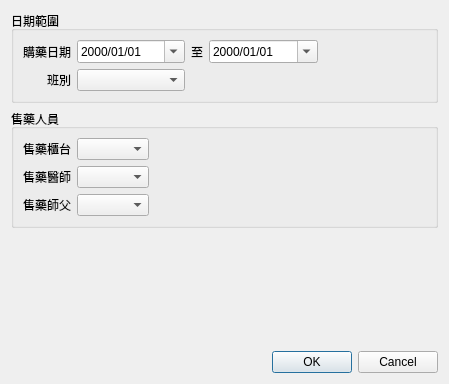
<?xml version="1.0" encoding="UTF-8"?>
<ui version="4.0">
 <class>Dialog_medical_record_list</class>
 <widget class="QDialog" name="Dialog_medical_record_list">
  <property name="windowModality">
   <enum>Qt::NonModal</enum>
  </property>
  <property name="geometry">
   <rect>
    <x>0</x>
    <y>0</y>
    <width>449</width>
    <height>384</height>
   </rect>
  </property>
  <property name="sizePolicy">
   <sizepolicy hsizetype="Preferred" vsizetype="Preferred">
    <horstretch>0</horstretch>
    <verstretch>0</verstretch>
   </sizepolicy>
  </property>
  <property name="windowTitle">
   <string>櫃台購藥查詢</string>
  </property>
  <property name="modal">
   <bool>false</bool>
  </property>
  <layout class="QVBoxLayout" name="verticalLayout">
   <item>
    <widget class="QGroupBox" name="groupBox_2">
     <property name="title">
      <string>日期範圍</string>
     </property>
     <property name="flat">
      <bool>true</bool>
     </property>
     <layout class="QGridLayout" name="gridLayout_2">
      <item row="0" column="0">
       <widget class="QLabel" name="label_5">
        <property name="text">
         <string>購藥日期</string>
        </property>
       </widget>
      </item>
      <item row="0" column="3">
       <widget class="QDateEdit" name="dateEdit_end_date">
        <property name="sizePolicy">
         <sizepolicy hsizetype="Expanding" vsizetype="Fixed">
          <horstretch>0</horstretch>
          <verstretch>0</verstretch>
         </sizepolicy>
        </property>
        <property name="currentSection">
         <enum>QDateTimeEdit::YearSection</enum>
        </property>
        <property name="displayFormat">
         <string>yyyy/MM/dd</string>
        </property>
        <property name="calendarPopup">
         <bool>true</bool>
        </property>
       </widget>
      </item>
      <item row="0" column="4">
       <spacer name="horizontalSpacer">
        <property name="orientation">
         <enum>Qt::Horizontal</enum>
        </property>
        <property name="sizeHint" stdset="0">
         <size>
          <width>40</width>
          <height>20</height>
         </size>
        </property>
       </spacer>
      </item>
      <item row="0" column="1">
       <widget class="QDateEdit" name="dateEdit_start_date">
        <property name="sizePolicy">
         <sizepolicy hsizetype="Expanding" vsizetype="Fixed">
          <horstretch>0</horstretch>
          <verstretch>0</verstretch>
         </sizepolicy>
        </property>
        <property name="autoFillBackground">
         <bool>false</bool>
        </property>
        <property name="buttonSymbols">
         <enum>QAbstractSpinBox::UpDownArrows</enum>
        </property>
        <property name="showGroupSeparator" stdset="0">
         <bool>false</bool>
        </property>
        <property name="currentSection">
         <enum>QDateTimeEdit::YearSection</enum>
        </property>
        <property name="displayFormat">
         <string>yyyy/MM/dd</string>
        </property>
        <property name="calendarPopup">
         <bool>true</bool>
        </property>
       </widget>
      </item>
      <item row="0" column="2">
       <widget class="QLabel" name="label_2">
        <property name="text">
         <string>至</string>
        </property>
        <property name="alignment">
         <set>Qt::AlignCenter</set>
        </property>
       </widget>
      </item>
      <item row="1" column="0">
       <widget class="QLabel" name="label_6">
        <property name="text">
         <string>班別</string>
        </property>
        <property name="alignment">
         <set>Qt::AlignRight|Qt::AlignTrailing|Qt::AlignVCenter</set>
        </property>
       </widget>
      </item>
      <item row="1" column="1">
       <widget class="QComboBox" name="comboBox_period"/>
      </item>
     </layout>
    </widget>
   </item>
   <item>
    <widget class="QGroupBox" name="groupBox_3">
     <property name="title">
      <string>售藥人員</string>
     </property>
     <property name="flat">
      <bool>true</bool>
     </property>
     <layout class="QGridLayout" name="gridLayout_3">
      <item row="0" column="1">
       <widget class="QComboBox" name="comboBox_cashier"/>
      </item>
      <item row="0" column="2">
       <spacer name="horizontalSpacer_3">
        <property name="orientation">
         <enum>Qt::Horizontal</enum>
        </property>
        <property name="sizeHint" stdset="0">
         <size>
          <width>40</width>
          <height>20</height>
         </size>
        </property>
       </spacer>
      </item>
      <item row="1" column="0">
       <widget class="QLabel" name="label_3">
        <property name="text">
         <string>售藥醫師</string>
        </property>
       </widget>
      </item>
      <item row="0" column="0">
       <widget class="QLabel" name="label">
        <property name="text">
         <string>售藥櫃台</string>
        </property>
       </widget>
      </item>
      <item row="2" column="1">
       <widget class="QComboBox" name="comboBox_massager"/>
      </item>
      <item row="2" column="0">
       <widget class="QLabel" name="label_4">
        <property name="text">
         <string>售藥師父</string>
        </property>
       </widget>
      </item>
      <item row="1" column="1">
       <widget class="QComboBox" name="comboBox_doctor"/>
      </item>
     </layout>
    </widget>
   </item>
   <item>
    <spacer name="verticalSpacer">
     <property name="orientation">
      <enum>Qt::Vertical</enum>
     </property>
     <property name="sizeHint" stdset="0">
      <size>
       <width>20</width>
       <height>40</height>
      </size>
     </property>
    </spacer>
   </item>
   <item>
    <widget class="QDialogButtonBox" name="buttonBox">
     <property name="orientation">
      <enum>Qt::Horizontal</enum>
     </property>
     <property name="standardButtons">
      <set>QDialogButtonBox::Cancel|QDialogButtonBox::Ok</set>
     </property>
     <property name="centerButtons">
      <bool>false</bool>
     </property>
    </widget>
   </item>
  </layout>
 </widget>
 <resources/>
 <connections>
  <connection>
   <sender>buttonBox</sender>
   <signal>accepted()</signal>
   <receiver>Dialog_medical_record_list</receiver>
   <slot>accept()</slot>
   <hints>
    <hint type="sourcelabel">
     <x>248</x>
     <y>254</y>
    </hint>
    <hint type="destinationlabel">
     <x>157</x>
     <y>274</y>
    </hint>
   </hints>
  </connection>
  <connection>
   <sender>buttonBox</sender>
   <signal>rejected()</signal>
   <receiver>Dialog_medical_record_list</receiver>
   <slot>reject()</slot>
   <hints>
    <hint type="sourcelabel">
     <x>316</x>
     <y>260</y>
    </hint>
    <hint type="destinationlabel">
     <x>286</x>
     <y>274</y>
    </hint>
   </hints>
  </connection>
 </connections>
</ui>
